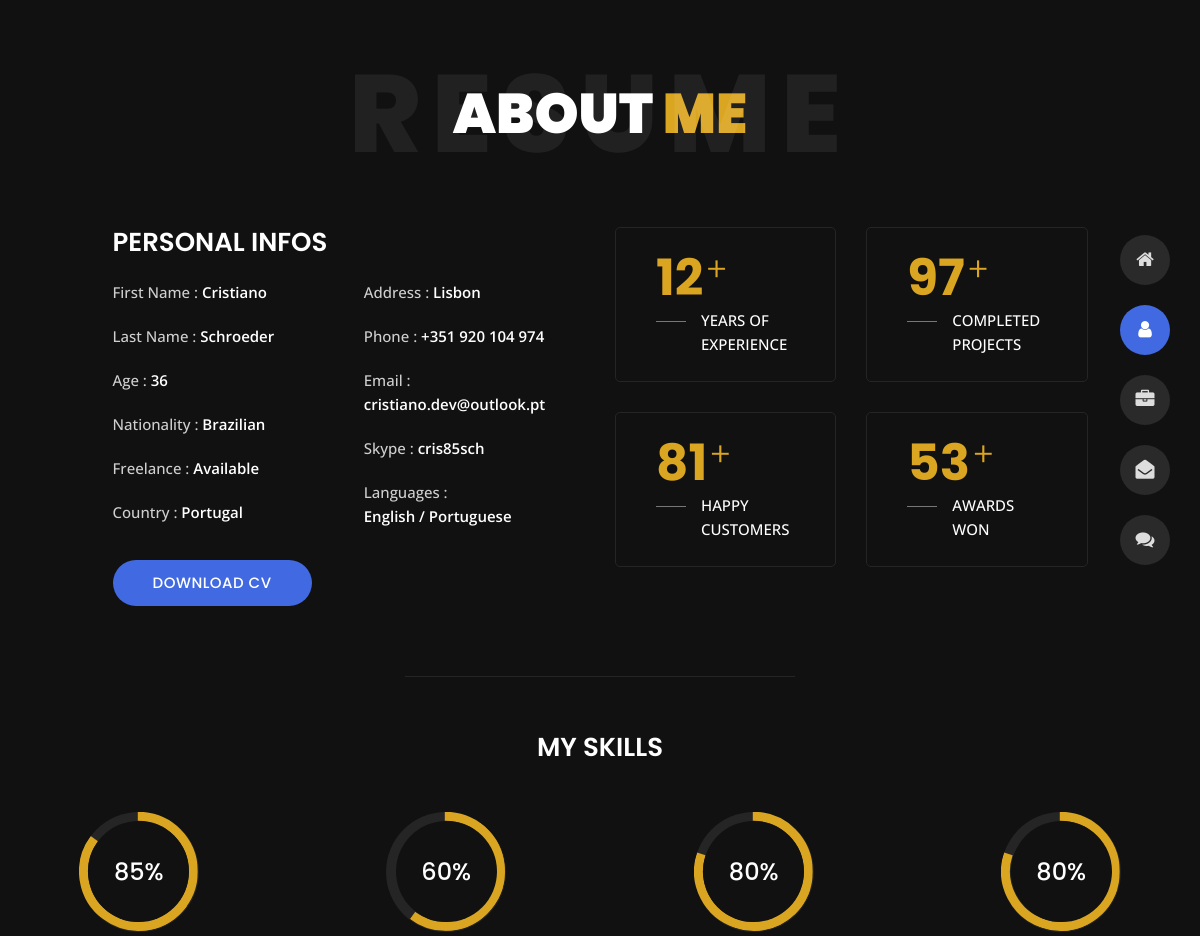
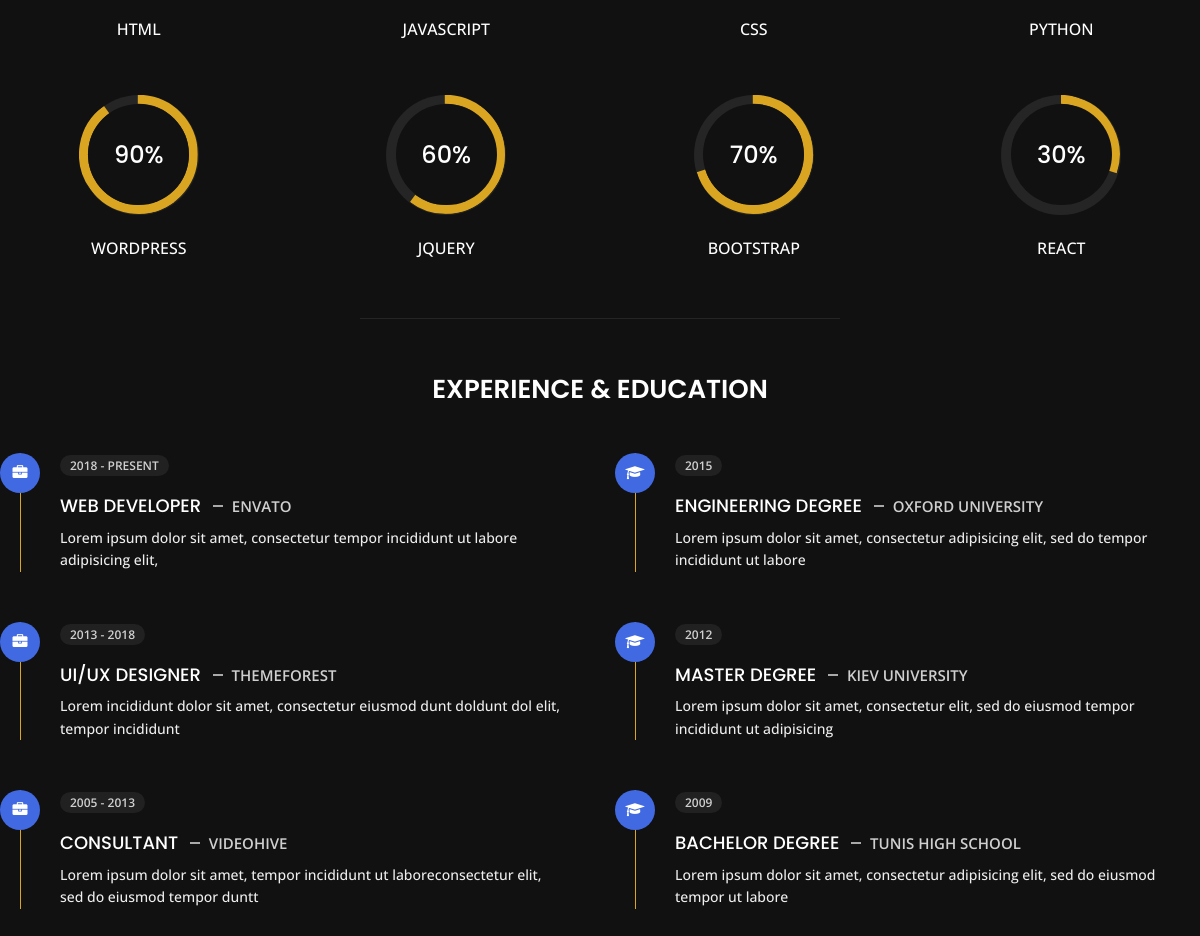
The page /about/ on the database its author committed (2 pictures, top to bottom).
### resume/models.py (models this page shows)
class Resume(models.Model):
    First_Name = models.CharField(max_length=30)
    Last_Name = models.CharField(max_length=30)
    Age = models.CharField(max_length=30)
    Nationality = models.CharField(max_length=30)
    Freelancer = models.CharField(max_length=30, default="Available")
    Contry = models.CharField(max_length=30)
    Address = models.CharField(max_length=30)
    Phone = models.CharField(max_length=20)
    Email = models.CharField(max_length=30)
    Skype = models.CharField(max_length=30)
    Languages = models.CharField(max_length=30)

### resume/views.py (the view)
# urls.py: path('about/', views.about, name='about'),
def about(request):
    resume = Resume.objects.get(pk=1)
    return render(request, 'resume/about.html',{"resume":resume})

### resume/templates/resume/about.html (shortened to what this page needs)
{% extends "resume/base_2.html" %}
{% block content %}
<section class="title-section text-left text-sm-center revealator-slideup revealator-once revealator-delay1">
    <h1>ABOUT <span>ME</span></h1>
    <span class="title-bg">Resume</span>
</section>
<section class="main-content revealator-slideup revealator-once revealator-delay1">
    <div class="container">
        <div class="row">
            <div class="col-12 col-lg-5 col-xl-6">
                <div class="row">
                    <div class="col-12">
                        <h3 class="text-uppercase custom-title mb-0 ft-wt-600">personal infos</h3>
                    </div>
                    <div class="col-6">
                        <ul class="about-list list-unstyled open-sans-font">
                            <li> <span class="title">first name :</span> <span class="value d-block d-sm-inline-block d-lg-block d-xl-inline-block">{{resume.First_Name}}</span> </li>
                            <li> <span class="title">last name :</span> <span class="value d-block d-sm-inline-block d-lg-block d-xl-inline-block">{{resume.Last_Name}}</span> </li>
                            <li> <span class="title">Age :</span> <span class="value d-block d-sm-inline-block d-lg-block d-xl-inline-block">{{resume.Age}}</span> </li>
                            <li> <span class="title">Nationality :</span> <span class="value d-block d-sm-inline-block d-lg-block d-xl-inline-block">{{resume.Nationality}}</span> </li>
                            <li> <span class="title">Freelance :</span> <span class="value d-block d-sm-inline-block d-lg-block d-xl-inline-block">{{resume.Freelancer}}</span> </li>
                            <li> <span class="title">Country :</span> <span class="value d-block d-sm-inline-block d-lg-block d-xl-inline-block">{{resume.Contry}}</span> </li>
                        </ul>
                    </div>
                    <div class="col-6">
                        <ul class="about-list list-unstyled open-sans-font">
                            <li> <span class="title">Address :</span> <span class="value d-block d-sm-inline-block d-lg-block d-xl-inline-block">{{resume.Address}}</span> </li>
                            <li> <span class="title">phone :</span> <span class="value d-block d-sm-inline-block d-lg-block d-xl-inline-block">{{resume.Phone}}</span> </li>
                            <li> <span class="title">Email :</span> <span class="value d-block d-sm-inline-block d-lg-block d-xl-inline-block">{{resume.Email}}</span> </li>
                            <li> <span class="title">Skype :</span> <span class="value d-block d-sm-inline-block d-lg-block d-xl-inline-block">{{resume.Skype}}</span> </li>
                            <li> <span class="title">languages :</span> <span class="value d-block d-sm-inline-block d-lg-block d-xl-inline-block">{{resume.Languages}}</span> </li>
                        </ul>
                    </div>
                    <div class="col-12 mt-3">
                        <a href="about.html" class="btn btn-download">Download CV</a>
                    </div>
                </div>
            </div>
            <div class="col-12 col-lg-7 col-xl-6 mt-5 mt-lg-0">
                <div class="row">
                    <div class="col-6">
                        <div class="box-stats with-margin">
                            <h3 class="poppins-font position-relative">12</h3>
                            <p class="open-sans-font m-0 position-relative text-uppercase">years of <span class="d-block">experience</span></p>
                        </div>
                    </div>
                    <div class="col-6">
                        <div class="box-stats with-margin">
                            <h3 class="poppins-font position-relative">97</h3>
                            <p class="open-sans-font m-0 position-relative text-uppercase">completed <span class="d-block">projects</span></p>
                        </div>
                    </div>
                    <div class="col-6">
                        <div class="box-stats">
                            <h3 class="poppins-font position-relative">81</h3>
                            <p class="open-sans-font m-0 position-relative text-uppercase">Happy<span class="d-block">customers</span></p>
                        </div>
                    </div>
                    <div class="col-6">
                        <div class="box-stats">
                            <h3 class="poppins-font position-relative">53</h3>
                            <p class="open-sans-font m-0 position-relative text-uppercase">awards <span class="d-block">won</span></p>
                        </div>
                    </div>
                </div>
            </div>
        </div>
        <hr class="separator">
    </div>
        <div class="row">
            <div class="col-12">
                <h3 class="text-uppercase pb-4 pb-sm-5 mb-3 mb-sm-0 text-left text-sm-center custom-title ft-wt-600">My Skills</h3>
            </div>
            <div class="col-6 col-md-3 mb-3 mb-sm-5">
                <div class="c100 p85">
                    <span>85%</span>
                </div>
                <h6 class="text-uppercase open-sans-font text-center mt-2 mt-sm-4">html</h6>
            </div>
            <div class="col-6 col-md-3 mb-3 mb-sm-5">
                <div class="c100 p60">
                    <span>60%</span>
                </div>
                <h6 class="text-uppercase open-sans-font text-center mt-2 mt-sm-4">javascript</h6>
            </div>
            <div class="col-6 col-md-3 mb-3 mb-sm-5">
                <div class="c100 p80">
                    <span>80%</span>
                </div>
                <h6 class="text-uppercase open-sans-font text-center mt-2 mt-sm-4">css</h6>
            </div>
            <div class="col-6 col-md-3 mb-3 mb-sm-5">
                <div class="c100 p80">
                    <span>80%</span>
                </div>
                <h6 class="text-uppercase open-sans-font text-center mt-2 mt-sm-4">Python</h6>
            </div>
            <div class="col-6 col-md-3 mb-3 mb-sm-5">
                <div class="c100 p90">
                    <span>90%</span>
                </div>
                <h6 class="text-uppercase open-sans-font text-center mt-2 mt-sm-4">wordpress</h6>
            </div>
            <div class="col-6 col-md-3 mb-3 mb-sm-5">
                <div class="c100 p60">
                    <span>60%</span>
                </div>
                <h6 class="text-uppercase open-sans-font text-center mt-2 mt-sm-4">jquery</h6>
            </div>
            <div class="col-6 col-md-3 mb-3 mb-sm-5">
                <div class="c100 p70">
                    <span>70%</span>
                </div>
                <h6 class="text-uppercase open-sans-font text-center mt-2 mt-sm-4">Bootstrap</h6>
            </div>
            <div class="col-6 col-md-3 mb-3 mb-sm-5">
                <div class="c100 p30">
                    <span>30%</span>
                </div>
                <h6 class="text-uppercase open-sans-font text-center mt-2 mt-sm-4">react</h6>
            </div>
        </div>
        <hr class="separator mt-1">
        <div class="row">
            <div class="col-12">
                <h3 class="text-uppercase pb-5 mb-0 text-left text-sm-center custom-title ft-wt-600">Experience <span>&</span> Education</h3>
            </div>
            <div class="col-lg-6 m-15px-tb">
                <div class="resume-box">
                    <ul>
                        <li>
                            <div class="icon">
                                <i class="fa fa-briefcase"></i>
                            </div>
                            <span class="time open-sans-font text-uppercase">2018 - Present</span>
                            <h5 class="poppins-font text-uppercase">Web Developer <span class="place open-sans-font">Envato</span></h5>
                            <p class="open-sans-font">Lorem ipsum dolor sit amet, consectetur tempor incididunt ut labore adipisicing elit, </p>
                        </li>
                        <li>
                            <div class="icon">
                                <i class="fa fa-briefcase"></i>
                            </div>
                            <span class="time open-sans-font text-uppercase">2013 - 2018</span>
                            <h5 class="poppins-font text-uppercase">UI/UX Designer <span class="place open-sans-font">Themeforest</span></h5>
                            <p class="open-sans-font">Lorem incididunt dolor sit amet, consectetur eiusmod dunt doldunt dol elit, tempor incididunt</p>
                        </li>
                        <li>
                            <div class="icon">
                                <i class="fa fa-briefcase"></i>
                            </div>
                            <span class="time open-sans-font text-uppercase">2005 - 2013</span>
                            <h5 class="poppins-font text-uppercase">Consultant <span class="place open-sans-font">Videohive</span></h5>
                            <p class="open-sans-font">Lorem ipsum dolor sit amet, tempor incididunt ut laboreconsectetur elit, sed do eiusmod tempor duntt</p>
                        </li>
                    </ul>
                </div>
            </div>
            <div class="col-lg-6 m-15px-tb">
                <div class="resume-box">
                    <ul>
                        <li>
                            <div class="icon">
                                <i class="fa fa-graduation-cap"></i>
                            </div>
                            <span class="time open-sans-font text-uppercase">2015</span>
                            <h5 class="poppins-font text-uppercase">Engineering Degree <span class="place open-sans-font">Oxford University</span></h5>
                            <p class="open-sans-font">Lorem ipsum dolor sit amet, consectetur adipisicing elit, sed do tempor incididunt ut labore</p>
                        </li>
                        <li>
                            <div class="icon">
                                <i class="fa fa-graduation-cap"></i>
                            </div>
                            <span class="time open-sans-font text-uppercase">2012</span>
                            <h5 class="poppins-font text-uppercase">Master Degree <span class="place open-sans-font">Kiev University</span></h5>
                            <p class="open-sans-font">Lorem ipsum dolor sit amet, consectetur elit, sed do eiusmod tempor incididunt ut adipisicing</p>
                        </li>
                        <li>
                            <div class="icon">
                                <i class="fa fa-graduation-cap"></i>
                            </div>
                            <span class="time open-sans-font text-uppercase">2009</span>
                            <h5 class="poppins-font text-uppercase">Bachelor Degree <span class="place open-sans-font">Tunis High School</span></h5>
                            <p class="open-sans-font">Lorem ipsum dolor sit amet, consectetur adipisicing elit, sed do eiusmod tempor ut labore</p>
                        </li>
                    </ul>
                </div>
            </div>
        </div>
</section>
{% endblock content %}

### resume/static/css/circle.css (style rules this page uses)
.c100 { position: relative; font-size: 120px; width: 1em; height: 1em; border-radius: 50%; float: left; margin: 0 0.1em 0.1em 0; background-color: #cccccc; }
.c100 *, .c100 *:before, .c100 *:after { -webkit-box-sizing: content-box; -moz-box-sizing: content-box; box-sizing: content-box; }
.c100 > span { position: absolute; width: 100%; z-index: 1; left: 0; top: 0; width: 5em; line-height: 5em; font-size: 0.2em; color: #cccccc; display: block; text-align: center; white-space: nowrap; -webkit-transition-property: all; -moz-transition-property: all; -o-transition-property: all; transition-property: all; -webkit-transition-duration: 0.2s; -moz-transition-duration: 0.2s; -o-transition-duration: 0.2s; transition-duration: 0.2s; -webkit-transition-timing-function: ease-out; -moz-transition-timing-function: ease-out; -o-transition-timing-function: ease-out; transition-timing-function: ease-out; }
.c100:after { position: absolute; top: 0.08em; left: 0.08em; display: block; content: " "; border-radius: 50%; background-color: #f5f5f5; width: 0.84em; height: 0.84em; -webkit-transition-property: all; -moz-transition-property: all; -o-transition-property: all; transition-property: all; -webkit-transition-duration: 0.2s; -moz-transition-duration: 0.2s; -o-transition-duration: 0.2s; transition-duration: 0.2s; -webkit-transition-timing-function: ease-in; -moz-transition-timing-function: ease-in; -o-transition-timing-function: ease-in; transition-timing-function: ease-in; }

### resume/static/css/skins/goldenrod.css (style rules this page uses)
.home h1, .about .box-stats h3, .title-section h1 span, #menu li.active a, body.light #menu li.active a, .blog .post-container:hover .post-content .entry-header h3 a, .blog .post-content .entry-header h3 a:hover, .contact .custom-span-contact i, .portfolio .slideshow figcaption h3, .portfolio .slideshow a, .portfolio .grid figure:hover figcaption, .blog-post .meta i { color: #daa520; }
.about .resume-box .icon, .contact ul.social li a:hover, body.light.contact ul.social li a:hover, .preloader .loader, .blog .page-link:hover, .blog .page-item.active .page-link, body.light.blog .page-link:hover, body.light.blog .page-item.active .page-link, .portfolio .grid li figure div, .header ul.icon-menu li.icon-box.active, .header ul.icon-menu li.icon-box:hover, body.light .header ul.icon-menu li.icon-box.active, body.light .header ul.icon-menu li.icon-box:hover, .btn, .header .icon-box h2, .home .color-block, .title-section hr, .portfolio .slideshow .carousel-indicators li.active { background-color:#4169e1; }
.about .resume-box li:after { border-left: 1px solid #daa520; }

### rows shown on the page
Resume: First_Name "Cristiano", Last_Name "Schroeder", Age "36", Nationality "Brazilian", Freelancer "Available", Contry "Portugal", Address "Lisbon", Phone "+351 920 104 974", Email "cristiano.dev@outlook.pt", Skype "cris85sch", Languages "English / Portuguese"
